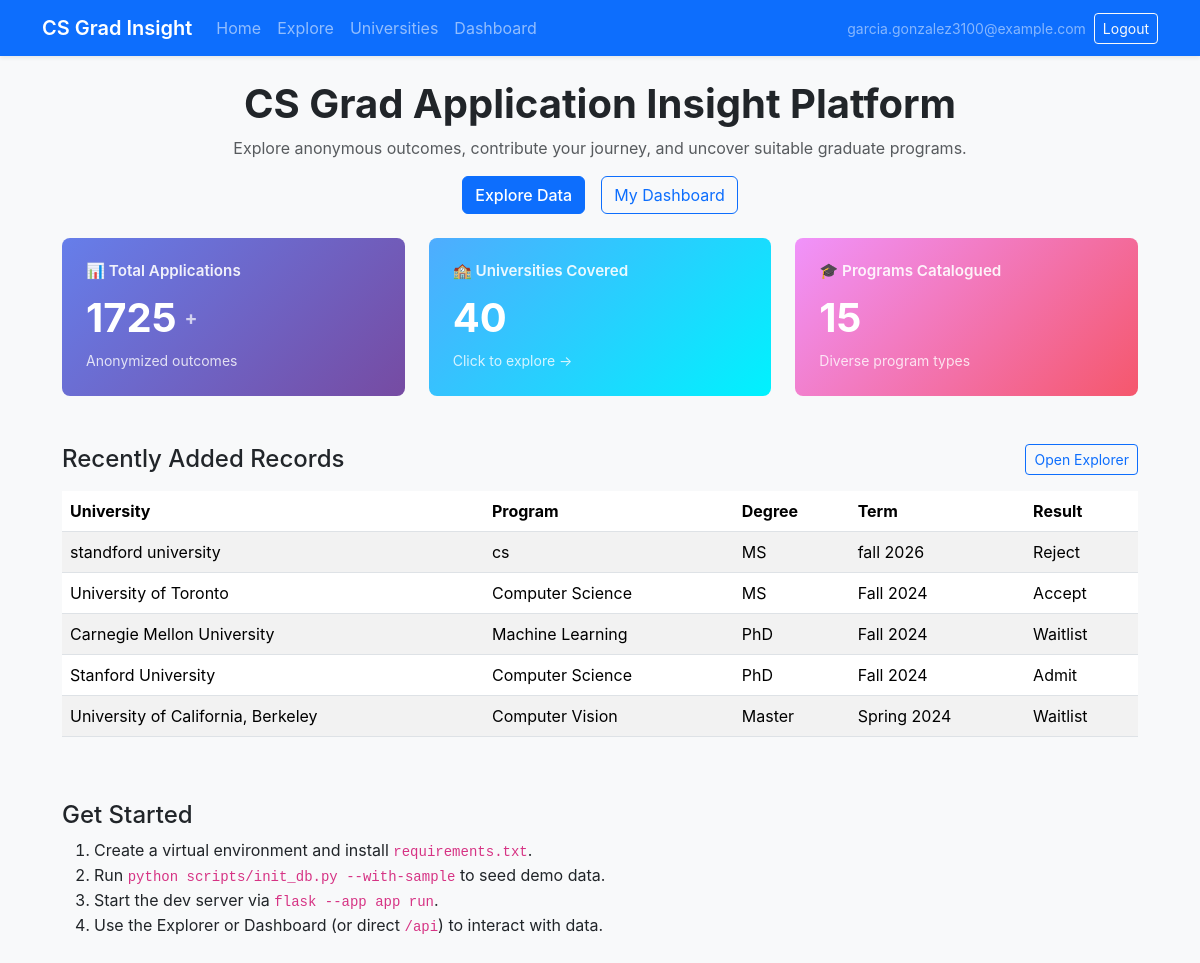
Page / (signed in) on the committed database.
### app.py (models this page shows, shortened)
class TimestampMixin:
    created_at = db.Column(db.DateTime, default=datetime.utcnow)
    updated_at = db.Column(
        db.DateTime, default=datetime.utcnow, onupdate=datetime.utcnow
    )

class User(TimestampMixin, db.Model):
    __tablename__ = "users"
    id = db.Column(db.Integer, primary_key=True)
    email = db.Column(db.String(120), unique=True, nullable=False)
    password_hash = db.Column(db.String(256), nullable=False)
    profile = db.relationship("Profile", back_populates="user", uselist=False)
    educations = db.relationship("Education", back_populates="user", cascade="all,delete")
    test_scores = db.relationship(
        "TestScore", back_populates="user", cascade="all,delete"
    )
    experiences = db.relationship(
        "Experience", back_populates="user", cascade="all,delete"
    )
    publications = db.relationship(
        "Publication", back_populates="user", cascade="all,delete"
    )
    recommendation_letters = db.relationship(
        "RecommendationLetter", back_populates="user", cascade="all,delete"
    )
    applications = db.relationship(
        "ApplicationRecord", back_populates="user", cascade="all,delete"
    )

class ApplicationRecord(TimestampMixin, db.Model):
    __tablename__ = "application_records"
    id = db.Column(db.Integer, primary_key=True)
    user_id = db.Column(db.Integer, db.ForeignKey("users.id"), nullable=False)
    university = db.Column(db.String(120), nullable=False)
    program = db.Column(db.String(120), nullable=False)
    country = db.Column(db.String(80))
    degree = db.Column(db.String(32))
    term = db.Column(db.String(32), nullable=False)
    result = db.Column(db.String(32), nullable=False)
    funding = db.Column(db.String(120))
    notes = db.Column(db.Text)
    user = db.relationship("User", back_populates="applications")
    def to_public_dict(self) -> Dict[str, Any]:
        gpa, gpa_scale = get_effective_gpa(self.user)
        profile = self.user.profile if self.user else None
        return {
            "id": self.id,
            "university": self.university,
            "program": self.program,
            "country": self.country,
            "degree": self.degree,
            "term": self.term,
            "result": self.result,
            "funding": self.funding,
            "gpa": gpa,
            "gpa_scale": gpa_scale,
            "gre_total": profile.gre_total if profile else None,
            "research_experience": profile.research_experience if profile else False,
            "internship_experience": profile.internship_experience if profile else False,
            "recommendation_strength": profile.recommendation_strength if profile else None,
            "created_at": self.created_at.isoformat() if self.created_at else None,
        }

### app.py (the view)
    @app.route("/")
    def home():
        stats = get_public_stats()
        return render_template("index.html", stats=stats)

### app.py (called while the page is built)
def get_current_user() -> Optional[User]:
    user_id = session.get("user_id")
    if not user_id:
        return None
    return db.session.get(User, user_id)

def select_primary_education(user: Optional[User]) -> Optional[Education]:
    if not user or not user.educations:
        return None
    def priority(entry: Education) -> Tuple[int, int, int, int]:
        degree = (entry.degree or "").lower()
        preferred_keywords = ("under", "bachelor", "bs", "b.s")
        rank = 0 if any(keyword in degree for keyword in preferred_keywords) else 1
        return (
            rank,
            entry.start_year or 0,
            entry.end_year or 0,
            entry.id,
        )
    return sorted(user.educations, key=priority)[0]

def get_effective_gpa(user: Optional[User]) -> Tuple[Optional[float], Optional[float]]:
    if not user:
        return None, None
    profile = user.profile
    if profile and profile.gpa and profile.gpa_scale:
        return profile.gpa, profile.gpa_scale
    primary = select_primary_education(user)
    if primary and primary.gpa and primary.gpa_scale:
        return primary.gpa, primary.gpa_scale
    return None, None

def get_public_stats() -> Dict[str, Any]:
    total_applications = ApplicationRecord.query.count()
    university_count = db.session.query(ApplicationRecord.university).distinct().count()
    program_count = db.session.query(ApplicationRecord.program).distinct().count()
    recent = (
        ApplicationRecord.query.order_by(ApplicationRecord.created_at.desc())
        .limit(5)
        .all()
    )
    return {
        "total_applications": total_applications,
        "universities": university_count,
        "programs": program_count,
        "recent_applications": [record.to_public_dict() for record in recent],
    }

### templates/index.html (shortened to what this page needs)
{% extends "base.html" %}
{% block content %}
<header class="mb-4 text-center">
  <h1 class="fw-bold">CS Grad Application Insight Platform</h1>
  <p class="text-muted">
    Explore anonymous outcomes, contribute your journey, and uncover suitable graduate programs.
  </p>
  <div class="d-flex justify-content-center gap-3 flex-wrap">
    <a class="btn btn-primary" href="{{ url_for('explore_page') }}">Explore Data</a>
    <a class="btn btn-outline-primary" href="{{ url_for('dashboard_page') }}">My Dashboard</a>
  </div>
</header>
<section class="row g-4 mb-5" id="stats-section">
  <div class="col-md-4">
    <div class="stat-card applications cursor-pointer" onclick="showApplicationsModal()" data-bs-toggle="tooltip" title="Click to explore applications">
      <h4>📊 Total Applications</h4>
      <div class="stat-value">
        <span id="total-apps-display">{{ stats.total_applications }}</span>
        <span style="font-size: 1.2rem; opacity: 0.7;">+</span>
      </div>
      <small style="opacity: 0.8;">Anonymized outcomes</small>
    </div>
  </div>
  <div class="col-md-4">
    <a href="{{ url_for('universities_page') }}" class="text-decoration-none">
      <div class="stat-card universities cursor-pointer" data-bs-toggle="tooltip" title="Explore universities">
        <h4>🏫 Universities Covered</h4>
        <div class="stat-value">
          <span id="total-unis-display">{{ stats.universities }}</span>
        </div>
        <small style="opacity: 0.8;">Click to explore →</small>
      </div>
    </a>
  </div>
  <div class="col-md-4">
    <div class="stat-card programs cursor-pointer" onclick="showProgramsModal()" data-bs-toggle="tooltip" title="Click to see program breakdown">
      <h4>🎓 Programs Catalogued</h4>
      <div class="stat-value">
        <span id="total-progs-display">{{ stats.programs }}</span>
      </div>
      <small style="opacity: 0.8;">Diverse program types</small>
    </div>
  </div>
</section>
<section class="mb-5">
  <div class="d-flex justify-content-between align-items-center mb-3 flex-wrap gap-3">
    <h2 class="h4 m-0">Recently Added Records</h2>
    <a href="{{ url_for('explore_page') }}" class="btn btn-sm btn-outline-primary">Open Explorer</a>
  </div>
  {% if stats.recent_applications %}
  <div class="table-responsive">
    <table class="table table-striped">
      <thead>
        <tr>
          <th>University</th>
          <th>Program</th>
          <th>Degree</th>
          <th>Term</th>
          <th>Result</th>
        </tr>
      </thead>
      <tbody>
        {% for app in stats.recent_applications %}
        <tr>
          <td>{{ app.university }}</td>
          <td>{{ app.program }}</td>
          <td>{{ app.degree or '-' }}</td>
          <td>{{ app.term or '-' }}</td>
          <td>{{ app.result }}</td>
        </tr>
        {% endfor %}
      </tbody>
    </table>
  </div>
  {% else %}
  <p class="text-muted">No public data yet. Be the first to contribute!</p>
  {% endif %}
</section>
<section>
  <h2 class="h4">Get Started</h2>
  <ol>
    <li>Create a virtual environment and install <code>requirements.txt</code>.</li>
    <li>Run <code>python scripts/init_db.py --with-sample</code> to seed demo data.</li>
    <li>Start the dev server via <code>flask --app app run</code>.</li>
    <li>Use the Explorer or Dashboard (or direct <code>/api</code>) to interact with data.</li>
  </ol>
</section>
{% endblock %}

### templates/base.html (shortened to what this page needs)
<!DOCTYPE html>
<html lang="en">
  <head>
    <link
      rel="stylesheet"
      href="https://cdn.jsdelivr.net/npm/bootstrap@5.3.3/dist/css/bootstrap.min.css"
    />
    <link
      rel="stylesheet"
      href="{{ url_for('static', filename='css/main.css') }}"
    />
  </head>
  <body class="bg-light">
    <nav class="navbar navbar-expand-lg navbar-dark bg-primary">
      <div class="container">
        <a class="navbar-brand fw-semibold" href="{{ url_for('home') }}">
          CS Grad Insight
        </a>
        <div class="collapse navbar-collapse" id="mainNav">
          <ul class="navbar-nav me-auto mb-2 mb-lg-0">
            <li class="nav-item">
              <a class="nav-link" href="{{ url_for('home') }}">Home</a>
            </li>
            <li class="nav-item">
              <a class="nav-link" href="{{ url_for('explore_page') }}">Explore</a>
            </li>
            <li class="nav-item">
              <a class="nav-link" href="{{ url_for('universities_page') }}">Universities</a>
            </li>
            <li class="nav-item">
              <a class="nav-link" href="{{ url_for('dashboard_page') }}">Dashboard</a>
            </li>
          </ul>
          <div class="d-flex align-items-center gap-2">
            {% if current_user %}
            <span class="text-white-50 small">{{ current_user.email }}</span>
            <button class="btn btn-outline-light btn-sm" data-logout>
              Logout
            </button>
            {% else %}
            <a class="btn btn-light btn-sm" href="{{ url_for('auth_page') }}">
              Login / Sign up
            </a>
            {% endif %}
          </div>
        </div>
      </div>
    </nav>
    <main class="container py-4">
      {% block content %}{% endblock %}
    </main>
  </body>
</html>

### static/css/main.css (style rules this page uses)
:root { --primary-color: #0d6efd; --success-color: #198754; --warning-color: #ffc107; --danger-color: #dc3545; --light-bg: #f8f9fa; }
* { transition: background-color 0.2s ease, color 0.2s ease; }
html, body { height: 100%; }
body { min-height: 100vh; display: flex; flex-direction: column; background-color: #fff; font-family: -apple-system, BlinkMacSystemFont, 'Segoe UI', Roboto, 'Helvetica Neue', Arial, sans-serif; }
nav.navbar { box-shadow: 0 0.125rem 0.25rem rgba(0, 0, 0, 0.075); }
main.container { max-width: 1100px; flex: 1; }
.table-responsive { overflow-y: auto; }
.table tbody tr { transition: background-color 0.15s ease; }
.btn { transition: all 0.2s ease; }
.btn-primary, .btn-success, .btn-danger, .btn-warning { font-weight: 500; }
.stat-card { padding: 1.5rem; border-radius: 0.5rem; background: linear-gradient(135deg, #667eea 0%, #764ba2 100%); color: white; cursor: pointer; transition: all 0.3s cubic-bezier(0.4, 0, 0.2, 1); position: relative; overflow: hidden; }
.stat-card::before { content: ''; position: absolute; top: 0; left: -100%; width: 100%; height: 100%; background: rgba(255, 255, 255, 0.1); transition: left 0.5s ease; }
.stat-card.applications { background: linear-gradient(135deg, #667eea 0%, #764ba2 100%); }
.stat-card.programs { background: linear-gradient(135deg, #f093fb 0%, #f5576c 100%); }
.stat-card.universities { background: linear-gradient(135deg, #4facfe 0%, #00f2fe 100%); }
.stat-card h4 { margin: 0; font-size: 0.95rem; font-weight: 600; opacity: 0.9; }
.stat-card .stat-value { font-size: 2.5rem; font-weight: 700; margin: 0.5rem 0 0 0; display: flex; align-items: center; gap: 0.5rem; }

### rows in the picture
User: email "garcia.gonzalez3100@example.com"
ApplicationRecord: university "standford university", program "cs", degree "MS", term "fall 2026", result "Reject"
ApplicationRecord: university "University of Toronto", program "Computer Science", degree "MS", term "Fall 2024", result "Accept"
ApplicationRecord: university "Carnegie Mellon University", program "Machine Learning", degree "PhD", term "Fall 2024", result "Waitlist"
ApplicationRecord: university "Stanford University", program "Computer Science", degree "PhD", term "Fall 2024", result "Admit"
ApplicationRecord: university "University of California, Berkeley", program "Computer Vision", degree "Master", term "Spring 2024", result "Waitlist"

### other values in the picture
{{ stats.total_applications }} "1725"
{{ stats.universities }} "40"
{{ stats.programs }} "15"
